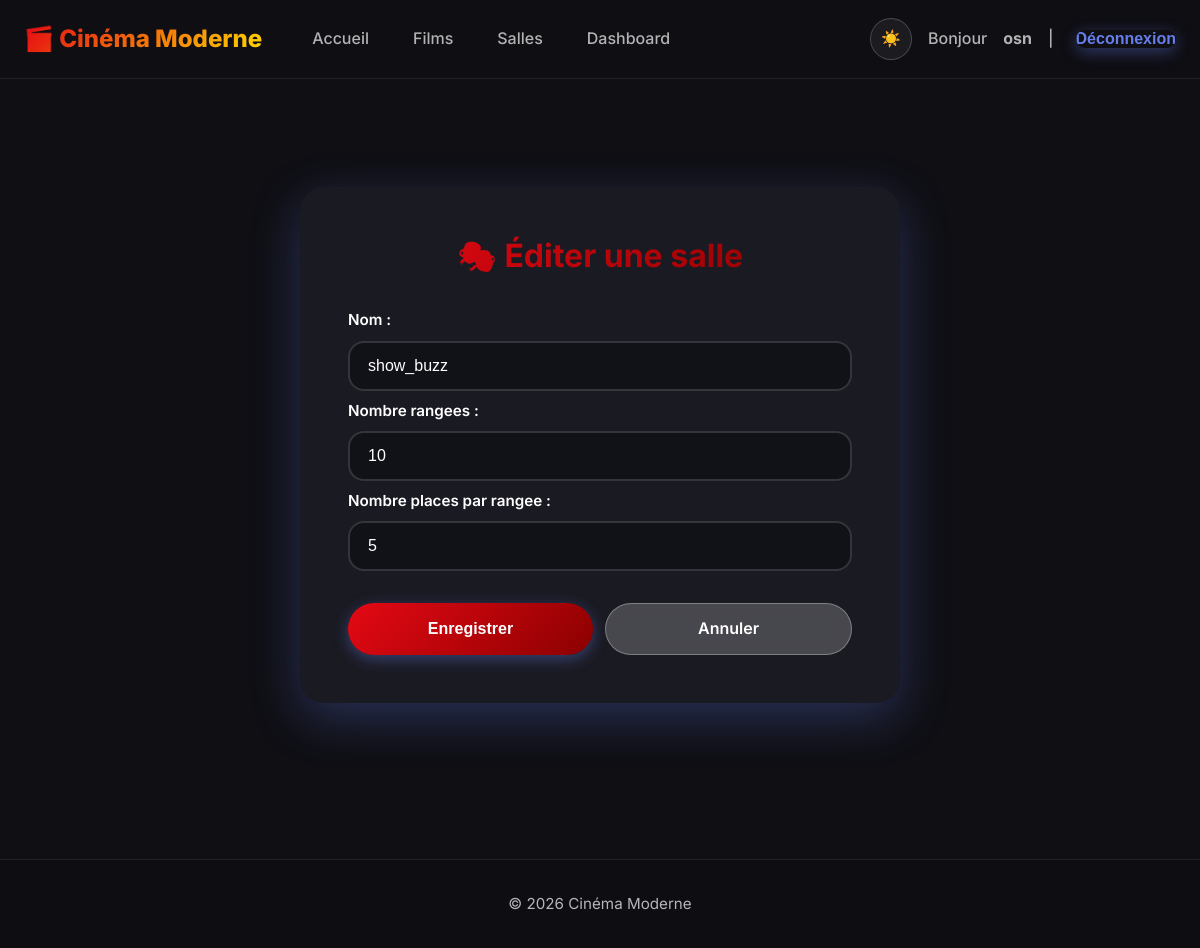
The page /salles/1/edit/ (signed in) on the database its author committed.
### cinema/models.py (models this page shows, shortened)
class Salle(models.Model):
    nom = models.CharField(max_length=100)
    nombre_rangees = models.PositiveIntegerField()
    nombre_places_par_rangee = models.PositiveIntegerField()

### cinema/views.py (the view)
# urls.py: path('salles/<int:pk>/edit/', views.salle_edit, name='salle_edit'),
@user_passes_test(lambda u: u.is_staff)
def salle_edit(request, pk):
    salle = get_object_or_404(Salle, pk=pk)
    if request.method == 'POST':
        form = SalleForm(request.POST, instance=salle)
        if form.is_valid():
            form.save()
            return redirect('cinema:salle_list')
    else:
        form = SalleForm(instance=salle)
    return render(request, 'cinema/salles_form.html', {'form': form, 'salle': salle})

### cinema/forms.py
class SalleForm(forms.ModelForm):
    class Meta:
        model = Salle
        fields = ['nom', 'nombre_rangees', 'nombre_places_par_rangee']

### cinema/templates/cinema/salles_form.html (shortened to what this page needs)
{% extends 'cinema/base.html' %}
{% block content %}
<div class="auth-container" style="max-width: 600px;">
  <div class="auth-card">
    <h2>🎭 {% if salle %}Éditer{% else %}Créer{% endif %} une salle</h2>
    <form method="post">
      {{ form.as_p }}
      <div style="display: flex; gap: 12px; margin-top: 24px;">
        <button type="submit" style="flex: 1;">Enregistrer</button>
        <a href="{% url 'cinema:salle_list' %}" class="btn btn-secondary" style="flex: 1; text-align: center;">Annuler</a>
      </div>
    </form>
  </div>
</div>
{% endblock %}

### cinema/templates/cinema/base.html (shortened to what this page needs)
<!doctype html>
<html lang="fr">
  <head>
    <link rel="stylesheet" href="/static/cinema/style.css">
    <link rel="stylesheet" href="/static/cinema/seatmap.css">
  </head>
  <body>
    <header class="site-header">
      <div class="container header-inner">
        <h1 class="brand"><a href="{% url 'cinema:index' %}">🎬 Cinéma Moderne</a></h1>
        <nav class="main-nav" id="mainNav">
          <a href="{% url 'cinema:index' %}">Accueil</a>
          {% if user.is_staff %}
            <a href="{% url 'cinema:film_list' %}">Films</a>
            <a href="{% url 'cinema:salle_list' %}">Salles</a>
            <a href="{% url 'cinema:dashboard' %}">Dashboard</a>
          {% elif user.is_authenticated %}
            <a href="{% url 'cinema:dashboard' %}">Mes billets</a>
          {% endif %}
        </nav>
        <div class="user-actions">
          <button id="themeToggle" class="theme-toggle" type="button" aria-label="Changer le thème">☀️</button>
          {% if user.is_authenticated %}
            Bonjour <strong>{{ user.username }}</strong> |
            <form method="post" action="{% url 'logout' %}" class="logout-form" style="display:inline;">
              <button type="submit" class="link-button">Déconnexion</button>
            </form>
          {% else %}
            <a href="{% url 'login' %}">Connexion</a> | <a href="{% url 'cinema:signup' %}">Inscription</a>
          {% endif %}
        </div>
      </div>
    </header>
    <main class="container main-content">
      {% block content %}{% endblock %}
    </main>
    <footer class="site-footer">
      <div class="container">© 2026 Cinéma Moderne</div>
    </footer>
  </body>
</html>

### rows shown on the page
Salle: nom "show_buzz", nombre_rangees "10", nombre_places_par_rangee "5"

### other values the page prints
{{ user.username }} "osn"
